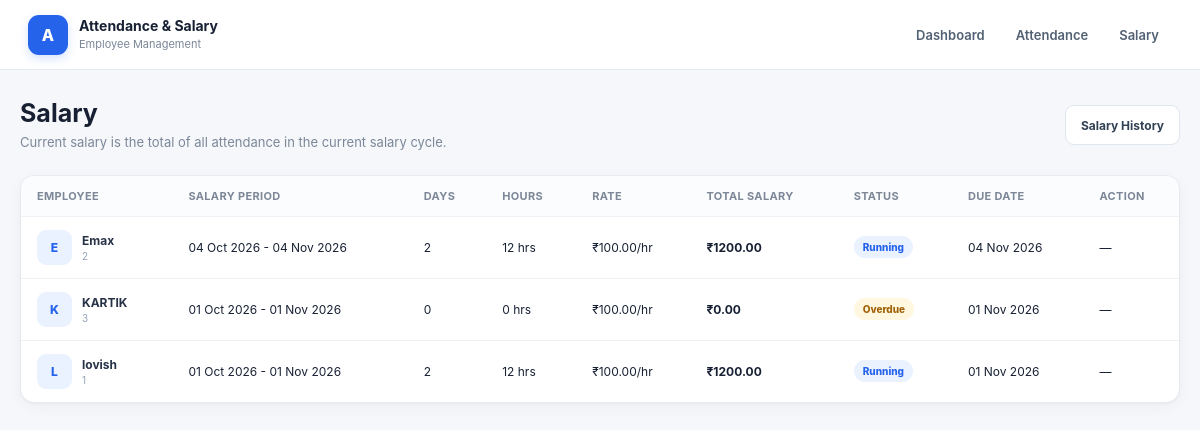
The page /salary/ on the database its author committed.
### attendance/models.py (models this page shows, shortened)
class Employee(models.Model):
    STATUS_CHOICES = [
        ("active", "Active"),
        ("inactive", "Inactive"),
    ]
    employee_id = models.CharField(
        max_length=20,
        unique=True
    )
    name = models.CharField(
        max_length=100
    )
    phone = models.CharField(
        max_length=15
    )
    designation = models.CharField(
        max_length=100,
        blank=True
    )
    email = models.EmailField(
        blank=True
    )
    address = models.CharField(
        max_length=255,
        blank=True
    )
    joining_date = models.DateField()
    hourly_rate = models.DecimalField(
        max_digits=10,
        decimal_places=2
    )
    status = models.CharField(
        max_length=10,
        choices=STATUS_CHOICES,
        default="active"
    )
    created_at = models.DateTimeField(
        auto_now_add=True
    )
    updated_at = models.DateTimeField(
        auto_now=True
    )

### attendance/views.py (the view)
def salary_page(request):
    sync_completed_salaries()
    today = date.today()
    rows = []
    for employee in Employee.objects.all().order_by("name"):
        start, end = salary_cycle(
            employee,
            today
        )
        hours, days, salary = cycle_totals(
            employee,
            start,
            end
        )
        payment = SalaryPayment.objects.filter(
            employee=employee,
            month=start
        ).first()
        previous_unpaid = SalaryPayment.objects.filter(
            employee=employee,
            month__lt=start,
            payment_status="pending",
            total_salary__gt=0
        ).exists()
        if previous_unpaid:
            status = "overdue"
        elif today < end:
            status = "running"
        elif salary > 0:
            status = "overdue"
        else:
            status = "running"
        rows.append(
            {
                "employee": employee,
                "cycle_start": start,
                "cycle_end": end,
                "hours": hours,
                "days": days,
                "salary": salary,
                "status": status,
                "payment": payment,
            }
        )
    return render(
        request,
        "attendance/salary.html",
        {
            "rows": rows
        }
    )

### attendance/views.py (called while the page is built)
def add_months(d, months=1):
    index = d.month - 1 + months
    year = d.year + index // 12
    month = index % 12 + 1
    day = min(
        d.day,
        monthrange(year, month)[1]
    )
    return date(year, month, day)

def salary_cycle(employee, ref=None):
    ref = ref or date.today()
    start_day = min(
        employee.joining_date.day,
        monthrange(ref.year, ref.month)[1]
    )
    start = date(
        ref.year,
        ref.month,
        start_day
    )
    if ref < start:
        start = add_months(start, -1)
    end = add_months(start, 1)
    return start, end

def cycle_list(employee, through=None):
    through = through or date.today()
    current_start, _ = salary_cycle(
        employee,
        through
    )
    start = employee.joining_date
    cycles = []
    while start <= current_start:
        end = add_months(
            start,
            1
        )
        cycles.append(
            (
                start,
                end
            )
        )
        start = end
    return cycles

def cycle_totals(
    employee,
    start,
    end
):
    records = Attendance.objects.filter(
        employee=employee,
        date__gte=start,
        date__lt=end
    )
    hours = records.aggregate(
        total=Sum("hours_worked")
    )["total"] or Decimal("0")
    days = records.values(
        "date"
    ).distinct().count()
    salary = (
        hours
        * employee.hourly_rate
    )
    return (
        hours,
        days,
        salary
    )

### attendance/templates/attendance/salary.html (shortened to what this page needs)
{% extends "attendance/base.html" %}
{% block content %}
<div class="page-heading"><div><h2>Salary</h2><p>Current salary is the total of all attendance in the current salary cycle.</p></div><a class="btn btn-light" href="{% url 'salary_history' %}">Salary History</a></div>
<div class="card"><div class="table-wrapper"><table class="responsive-table"><thead><tr><th>Employee</th><th>Salary Period</th><th>Days</th><th>Hours</th><th>Rate</th><th>Total Salary</th><th>Status</th><th>Due Date</th><th>Action</th></tr></thead><tbody>
{% for r in rows %}<tr><td class="cell-employee"><div class="employee-info"><div class="avatar">{{ r.employee.name|first|upper }}</div><div><div class="employee-name">{{ r.employee.name }}</div><div class="employee-id">{{ r.employee.employee_id }}</div></div></div></td>
<td data-label="Salary Period">{{ r.cycle_start|date:"d M Y" }} - {{ r.cycle_end|date:"d M Y" }}</td><td data-label="Days">{{ r.days }}</td><td data-label="Hours">{{ r.hours }} hrs</td><td data-label="Rate">₹{{ r.employee.hourly_rate }}/hr</td><td data-label="Total Salary"><strong>₹{{ r.salary|floatformat:2 }}</strong></td>
<td data-label="Status">{% if r.status == 'running' %}<span class="badge badge-blue">Running</span>{% elif r.status == 'paid' %}<span class="badge badge-success">Paid</span>{% elif r.status == 'overdue' %}<span class="badge badge-warning">Overdue</span>{% else %}<span class="badge">No Attendance</span>{% endif %}</td>
<td data-label="Due Date">{{ r.cycle_end|date:"d M Y" }}</td><td class="cell-action">{% if r.status == 'overdue' and r.payment %}<form method="post" action="{% url 'mark_salary_paid' r.payment.id %}">{% csrf_token %}<button class="btn btn-success">Mark Paid</button></form>{% elif r.status == 'paid' %}<span class="badge badge-success">Paid</span>{% else %}—{% endif %}</td></tr>
{% empty %}<tr class="empty-row"><td colspan="9">No employees.</td></tr>{% endfor %}
</tbody></table></div></div>
{% endblock %}

### attendance/static/attendance/style.css (style rules this page uses)
* { box-sizing: border-box; }
html { scroll-behavior: smooth; }
body { margin: 0; padding: 0; background: #f5f7fa; color: #172033; font-family: Inter, "Segoe UI", Arial, sans-serif; -webkit-font-smoothing: antialiased; padding-bottom: 0; }
.page-heading { display: flex; justify-content: space-between; align-items: center; gap: 16px; margin-bottom: 22px; }
.page-heading h2 { margin: 0 0 5px; font-size: 25px; line-height: 1.2; color: #172033; }
.page-heading p { margin: 0; color: #7b8798; font-size: 13px; line-height: 1.5; }
.btn { border: 0; border-radius: 9px; min-height: 40px; padding: 10px 15px; font-weight: 700; font-size: 12px; text-decoration: none; display: inline-flex; align-items: center; justify-content: center; cursor: pointer; transition: transform 0.15s ease, box-shadow 0.15s ease, background 0.15s ease; }
.btn-light { background: #ffffff; color: #334155; border: 1px solid #dfe6ee; }
.card { background: #ffffff; border: 1px solid #e7ebf0; border-radius: 14px; box-shadow: 0 3px 14px rgba(15, 23, 42, 0.035); margin-bottom: 18px; overflow: hidden; }
.table-wrapper { width: 100%; overflow-x: auto; -webkit-overflow-scrolling: touch; }
table { width: 100%; border-collapse: collapse; min-width: 720px; }
th, td { text-align: left; padding: 13px 16px; border-bottom: 1px solid #eef2f6; font-size: 12px; vertical-align: middle; }
th { font-size: 11px; text-transform: uppercase; letter-spacing: 0.03em; color: #7c8798; background: #fbfcfe; font-weight: 700; }
tr:last-child td { border-bottom: 0; }
tbody tr { transition: background 0.15s ease; }
.employee-info { display: flex; align-items: center; gap: 10px; }
.avatar { width: 35px; height: 35px; flex-shrink: 0; border-radius: 9px; background: #eaf1ff; color: #2563eb; display: grid; place-items: center; font-weight: 800; }
.employee-name { font-weight: 700; color: #263246; }
.employee-id { font-size: 10px; color: #94a3b8; margin-top: 2px; }
.badge { display: inline-flex; align-items: center; justify-content: center; padding: 5px 9px; border-radius: 999px; background: #f1f5f9; color: #64748b; font-size: 10px; font-weight: 800; white-space: nowrap; }
.badge-warning { background: #fff7df; color: #a16207; }
.badge-blue { background: #eaf1ff; color: #2563eb; }
html { color-scheme: light; -webkit-text-size-adjust: 100%; }
.card, .stat-card { border-color: #e5eaf1; box-shadow: 0 1px 2px rgba(15, 23, 42, 0.03), 0 4px 16px rgba(15, 23, 42, 0.04); }

### rows shown on the page
Employee: employee.name|first "E", employee.name "Emax", employee.employee_id "2", cycle_start "04 Oct 2026", cycle_end "04 Nov 2026", days "2", hours "12", employee.hourly_rate "100.00", salary "1200.00", shows "Running"
Employee: employee.name|first "K", employee.name "KARTIK", employee.employee_id "3", cycle_start "01 Oct 2026", cycle_end "01 Nov 2026", days "0", hours "0", employee.hourly_rate "100.00", salary "0.00", shows "Overdue"
Employee: employee.name|first "L", employee.name "lovish", employee.employee_id "1", cycle_start "01 Oct 2026", cycle_end "01 Nov 2026", days "2", hours "12", employee.hourly_rate "100.00", salary "1200.00", shows "Running"
